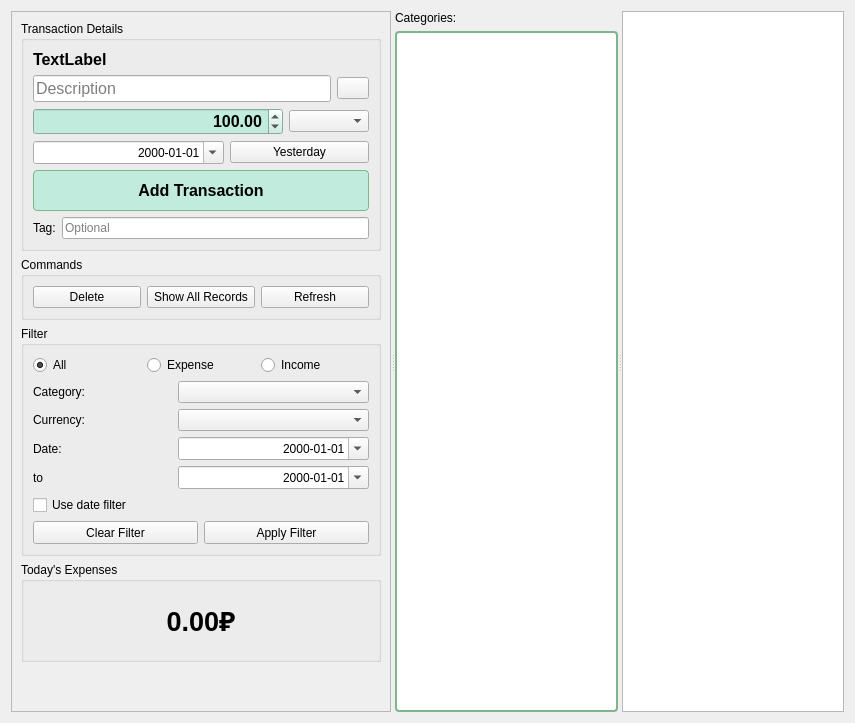
      <widget class="QWidget" name="tab_transactions">
       <attribute name="title">
        <string>Transactions</string>
       </attribute>
       <layout class="QHBoxLayout" name="horizontalLayout_main">
        <item>
         <widget class="QSplitter" name="splitter">
          <property name="orientation">
           <enum>Qt::Horizontal</enum>
          </property>
          <property name="childrenCollapsible">
           <bool>false</bool>
          </property>
          <widget class="QFrame" name="frame">
           <property name="minimumSize">
            <size>
             <width>380</width>
             <height>0</height>
            </size>
           </property>
           <property name="maximumSize">
            <size>
             <width>16777215</width>
             <height>16777215</height>
            </size>
           </property>
           <property name="frameShape">
            <enum>QFrame::StyledPanel</enum>
           </property>
           <property name="frameShadow">
            <enum>QFrame::Raised</enum>
           </property>
           <layout class="QVBoxLayout" name="verticalLayout_5">
            <item>
             <widget class="QGroupBox" name="groupBox_transaction">
              <property name="minimumSize">
               <size>
                <width>0</width>
                <height>0</height>
               </size>
              </property>
              <property name="title">
               <string>Transaction Details</string>
              </property>
              <layout class="QVBoxLayout" name="verticalLayout_3">
               <item>
                <widget class="QLabel" name="label_category_now">
                 <property name="font">
                  <font>
                   <pointsize>12</pointsize>
                   <weight>75</weight>
                   <bold>true</bold>
                  </font>
                 </property>
                 <property name="focusPolicy">
                  <enum>Qt::NoFocus</enum>
                 </property>
                 <property name="text">
                  <string>TextLabel</string>
                 </property>
                </widget>
               </item>
               <item>
                <layout class="QHBoxLayout" name="horizontalLayout_2">
                 <item>
                  <widget class="QLineEdit" name="lineEdit_description">
                   <property name="font">
                    <font>
                     <pointsize>12</pointsize>
                    </font>
                   </property>
                   <property name="placeholderText">
                    <string>Description</string>
                   </property>
                  </widget>
                 </item>
                 <item>
                  <widget class="QPushButton" name="pushButton_description_clear">
                   <property name="maximumSize">
                    <size>
                     <width>32</width>
                     <height>16777215</height>
                    </size>
                   </property>
                   <property name="text">
                    <string/>
                   </property>
                  </widget>
                 </item>
                </layout>
               </item>
               <item>
                <layout class="QHBoxLayout" name="horizontalLayout_amount">
                 <item>
                  <widget class="QDoubleSpinBox" name="doubleSpinBox_amount">
                   <property name="font">
                    <font>
                     <pointsize>12</pointsize>
                     <weight>75</weight>
                     <bold>true</bold>
                    </font>
                   </property>
                   <property name="styleSheet">
                    <string notr="true">QDoubleSpinBox {
                                          background-color: #C1ECDD;
                                          }</string>
                   </property>
                   <property name="alignment">
                    <set>Qt::AlignRight|Qt::AlignTrailing|Qt::AlignVCenter</set>
                   </property>
                   <property name="maximum">
                    <double>999999.989999999990687</double>
                   </property>
                   <property name="value">
                    <double>100.000000000000000</double>
                   </property>
                  </widget>
                 </item>
                 <item>
                  <widget class="QComboBox" name="comboBox_currency">
                   <property name="maximumSize">
                    <size>
                     <width>80</width>
                     <height>16777215</height>
                    </size>
                   </property>
                  </widget>
                 </item>
                </layout>
               </item>
               <item>
                <layout class="QHBoxLayout" name="horizontalLayout_date">
                 <item>
                  <widget class="QDateEdit" name="dateEdit">
                   <property name="minimumSize">
                    <size>
                     <width>191</width>
                     <height>0</height>
                    </size>
                   </property>
                   <property name="alignment">
                    <set>Qt::AlignRight|Qt::AlignTrailing|Qt::AlignVCenter</set>
                   </property>
                   <property name="displayFormat">
                    <string>yyyy-MM-dd</string>
                   </property>
                   <property name="calendarPopup">
                    <bool>true</bool>
                   </property>
                  </widget>
                 </item>
                 <item>
                  <widget class="QPushButton" name="pushButton_yesterday">
                   <property name="minimumSize">
                    <size>
                     <width>61</width>
                     <height>0</height>
                    </size>
                   </property>
                   <property name="text">
                    <string>Yesterday</string>
                   </property>
                  </widget>
                 </item>
                </layout>
               </item>
               <item>
                <widget class="QPushButton" name="pushButton_add">
                 <property name="minimumSize">
                  <size>
                   <width>0</width>
                   <height>41</height>
                  </size>
                 </property>
                 <property name="font">
                  <font>
                   <pointsize>12</pointsize>
                   <weight>75</weight>
                   <bold>true</bold>
                  </font>
                 </property>
                 <property name="styleSheet">
                  <string notr="true">QPushButton {
                                      background-color: #C1ECDD;
                                      border: 1px solid #7DB68A;
                                      border-radius: 4px;
                                      }
                                      QPushButton:hover {
                                      background-color: #D1F5E8;
                                      }
                                      QPushButton:pressed {
                                      background-color: #A8E0C7;
                                      }</string>
                 </property>
                 <property name="text">
                  <string>Add Transaction</string>
                 </property>
                </widget>
               </item>
               <item>
                <layout class="QHBoxLayout" name="horizontalLayout_3">
                 <item>
                  <widget class="QLabel" name="label_tag">
                   <property name="focusPolicy">
                    <enum>Qt::NoFocus</enum>
                   </property>
                   <property name="text">
                    <string>Tag:</string>
                   </property>
                  </widget>
                 </item>
                 <item>
                  <widget class="QLineEdit" name="lineEdit_tag">
                   <property name="placeholderText">
                    <string>Optional</string>
                   </property>
                  </widget>
                 </item>
                </layout>
               </item>
              </layout>
             </widget>
            </item>
            <item>
             <widget class="QGroupBox" name="groupBox_commands">
              <property name="minimumSize">
               <size>
                <width>0</width>
                <height>0</height>
               </size>
              </property>
              <property name="title">
               <string>Commands</string>
              </property>
              <layout class="QVBoxLayout" name="verticalLayout_2">
               <item>
                <layout class="QHBoxLayout" name="horizontalLayout_8">
                 <item>
                  <widget class="QPushButton" name="pushButton_delete">
                   <property name="minimumSize">
                    <size>
                     <width>80</width>
                     <height>0</height>
                    </size>
                   </property>
                   <property name="text">
                    <string>Delete</string>
                   </property>
                  </widget>
                 </item>
                 <item>
                  <widget class="QPushButton" name="pushButton_show_all_records">
                   <property name="text">
                    <string>Show All Records</string>
                   </property>
                  </widget>
                 </item>
                 <item>
                  <widget class="QPushButton" name="pushButton_refresh">
                   <property name="minimumSize">
                    <size>
                     <width>80</width>
                     <height>0</height>
                    </size>
                   </property>
                   <property name="text">
                    <string>Refresh</string>
                   </property>
                  </widget>
                 </item>
                </layout>
               </item>
              </layout>
             </widget>
            </item>
            <item>
             <widget class="QGroupBox" name="groupBox_filter">
              <property name="minimumSize">
               <size>
                <width>0</width>
                <height>0</height>
               </size>
              </property>
              <property name="title">
               <string>Filter</string>
              </property>
              <layout class="QVBoxLayout" name="verticalLayout_4">
               <item>
                <layout class="QHBoxLayout" name="horizontalLayout_5">
                 <item>
                  <widget class="QRadioButton" name="radioButton">
                   <property name="text">
                    <string>All</string>
                   </property>
                   <property name="checked">
                    <bool>true</bool>
                   </property>
                  </widget>
                 </item>
                 <item>
                  <widget class="QRadioButton" name="radioButton_2">
                   <property name="text">
                    <string>Expense</string>
                   </property>
                  </widget>
                 </item>
                 <item>
                  <widget class="QRadioButton" name="radioButton_3">
                   <property name="text">
                    <string>Income</string>
                   </property>
                  </widget>
                 </item>
                </layout>
               </item>
               <item>
                <layout class="QHBoxLayout" name="horizontalLayout_9">
                 <item>
                  <widget class="QLabel" name="label_filter_category">
                   <property name="minimumSize">
                    <size>
                     <width>61</width>
                     <height>0</height>
                    </size>
                   </property>
                   <property name="text">
                    <string>Category:</string>
                   </property>
                  </widget>
                 </item>
                 <item>
                  <widget class="QComboBox" name="comboBox_filter_category">
                   <property name="minimumSize">
                    <size>
                     <width>191</width>
                     <height>0</height>
                    </size>
                   </property>
                  </widget>
                 </item>
                </layout>
               </item>
               <item>
                <layout class="QHBoxLayout" name="horizontalLayout_currency_filter">
                 <item>
                  <widget class="QLabel" name="label_filter_currency">
                   <property name="minimumSize">
                    <size>
                     <width>61</width>
                     <height>0</height>
                    </size>
                   </property>
                   <property name="text">
                    <string>Currency:</string>
                   </property>
                  </widget>
                 </item>
                 <item>
                  <widget class="QComboBox" name="comboBox_filter_currency">
                   <property name="minimumSize">
                    <size>
                     <width>191</width>
                     <height>0</height>
                    </size>
                   </property>
                  </widget>
                 </item>
                </layout>
               </item>
               <item>
                <layout class="QHBoxLayout" name="horizontalLayout_11">
                 <item>
                  <widget class="QLabel" name="label_filter_date">
                   <property name="minimumSize">
                    <size>
                     <width>61</width>
                     <height>0</height>
                    </size>
                   </property>
                   <property name="text">
                    <string>Date:</string>
                   </property>
                  </widget>
                 </item>
                 <item>
                  <widget class="QDateEdit" name="dateEdit_filter_from">
                   <property name="minimumSize">
                    <size>
                     <width>191</width>
                     <height>0</height>
                    </size>
                   </property>
                   <property name="alignment">
                    <set>Qt::AlignRight|Qt::AlignTrailing|Qt::AlignVCenter</set>
                   </property>
                   <property name="displayFormat">
                    <string>yyyy-MM-dd</string>
                   </property>
                   <property name="calendarPopup">
                    <bool>true</bool>
                   </property>
                  </widget>
                 </item>
                </layout>
               </item>
               <item>
                <layout class="QHBoxLayout" name="horizontalLayout_12">
                 <item>
                  <widget class="QLabel" name="label_filter_to">
                   <property name="minimumSize">
                    <size>
                     <width>61</width>
                     <height>0</height>
                    </size>
                   </property>
                   <property name="text">
                    <string>to</string>
                   </property>
                   <property name="alignment">
                    <set>Qt::AlignLeading|Qt::AlignLeft|Qt::AlignVCenter</set>
                   </property>
                  </widget>
                 </item>
                 <item>
                  <widget class="QDateEdit" name="dateEdit_filter_to">
                   <property name="minimumSize">
                    <size>
                     <width>191</width>
                     <height>0</height>
                    </size>
                   </property>
                   <property name="alignment">
                    <set>Qt::AlignRight|Qt::AlignTrailing|Qt::AlignVCenter</set>
                   </property>
                   <property name="displayFormat">
                    <string>yyyy-MM-dd</string>
                   </property>
                   <property name="calendarPopup">
                    <bool>true</bool>
                   </property>
                  </widget>
                 </item>
                </layout>
               </item>
               <item>
                <widget class="QCheckBox" name="checkBox_use_date_filter">
                 <property name="text">
                  <string>Use date filter</string>
                 </property>
                </widget>
               </item>
               <item>
                <layout class="QHBoxLayout" name="horizontalLayout_7">
                 <item>
                  <widget class="QPushButton" name="pushButton_clear_filter">
                   <property name="minimumSize">
                    <size>
                     <width>0</width>
                     <height>23</height>
                    </size>
                   </property>
                   <property name="text">
                    <string>Clear Filter</string>
                   </property>
                  </widget>
                 </item>
                 <item>
                  <widget class="QPushButton" name="pushButton_apply_filter">
                   <property name="minimumSize">
                    <size>
                     <width>0</width>
                     <height>23</height>
                    </size>
                   </property>
                   <property name="text">
                    <string>Apply Filter</string>
                   </property>
                  </widget>
                 </item>
                </layout>
               </item>
              </layout>
             </widget>
            </item>
            <item>
             <widget class="QGroupBox" name="groupBox_today_expense">
              <property name="minimumSize">
               <size>
                <width>0</width>
                <height>100</height>
               </size>
              </property>
              <property name="title">
               <string>Today's Expenses</string>
              </property>
              <layout class="QVBoxLayout" name="verticalLayout_20">
               <item>
                <widget class="QLabel" name="label_today_expense">
                 <property name="font">
                  <font>
                   <pointsize>20</pointsize>
                   <weight>75</weight>
                   <bold>true</bold>
                  </font>
                 </property>
                 <property name="text">
                  <string>0.00₽</string>
                 </property>
                 <property name="alignment">
                  <set>Qt::AlignCenter</set>
                 </property>
                </widget>
               </item>
              </layout>
             </widget>
            </item>
            <item>
             <spacer name="verticalSpacer">
              <property name="orientation">
               <enum>Qt::Vertical</enum>
              </property>
              <property name="sizeHint" stdset="0">
               <size>
                <width>20</width>
                <height>40</height>
               </size>
              </property>
             </spacer>
            </item>
           </layout>
          </widget>
          <widget class="QWidget" name="widget_middle">
           <layout class="QVBoxLayout" name="verticalLayout">
            <item>
             <widget class="QLabel" name="label_categories">
              <property name="text">
               <string>Categories:</string>
              </property>
             </widget>
            </item>
            <item>
             <widget class="QListView" name="listView_categories">
              <property name="maximumSize">
               <size>
                <width>16777215</width>
                <height>16777215</height>
               </size>
              </property>
              <property name="styleSheet">
               <string notr="true">QListView {
                                border: 2px solid #7DB68A;
                                border-radius: 4px;
                                background-color: white;
                                }
                                QListView::item {
                                padding: 4px;
                                border-bottom: 1px solid #e0e0e0;
                                }
                                QListView::item:selected {
                                background-color: #E8F5E8;
                                color: black;
                                }
                                QListView::item:hover {
                                background-color: #F0FAF0;
                                }</string>
              </property>
             </widget>
            </item>
           </layout>
          </widget>
          <widget class="QTableView" name="tableView_transactions"/>
         </widget>
        </item>
       </layout>
      </widget>
